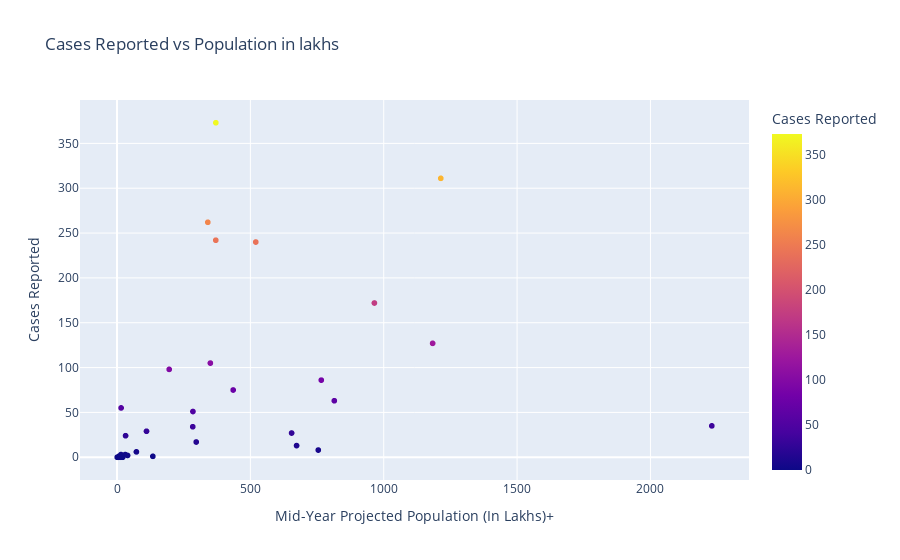

The code cell stored with this chart in its notebook:
### Code cell
fig = px.scatter(dataframe_names,
                'Mid-Year Projected Population (In Lakhs)+ ','Cases Reported ', 
                title= "Cases Reported vs Population in lakhs", color= "Cases Reported ")

fig.show()

### Figure 1 — Plotly figure (JSON) as saved in the notebook; plotly's stock layout.template omitted (floating-point values rounded to 4 significant figures; data arrays with more than 128 entries replaced by an {"elided": "..."} marker saying what was removed)
{"data": [{"hovertemplate": "Mid-Year Projected Population (In Lakhs)+ =%{x}<br>Cases Reported =%{marker.color}<extra></extra>", "legendgroup": "", "marker": {"color": {"elided": "1332 int values"}, "coloraxis": "coloraxis", "symbol": "circle"}, "mode": "markers", "name": "", "showlegend": false, "type": "scattergl", "x": {"elided": "1332 float values"}, "xaxis": "x", "y": {"elided": "1332 int values"}, "yaxis": "y"}], "layout": {"coloraxis": {"colorbar": {"title": {"text": "Cases Reported "}}, "colorscale": [[0, "#0d0887"], [0.1111, "#46039f"], [0.2222, "#7201a8"], [0.3333, "#9c179e"], [0.4444, "#bd3786"], [0.5556, "#d8576b"], [0.6667, "#ed7953"], [0.7778, "#fb9f3a"], [0.8889, "#fdca26"], [1, "#f0f921"]]}, "legend": {"tracegroupgap": 0}, "title": {"text": "Cases Reported vs Population in lakhs"}, "xaxis": {"anchor": "y", "domain": [0, 1], "title": {"text": "Mid-Year Projected Population (In Lakhs)+ "}}, "yaxis": {"anchor": "x", "domain": [0, 1], "title": {"text": "Cases Reported "}}}}
